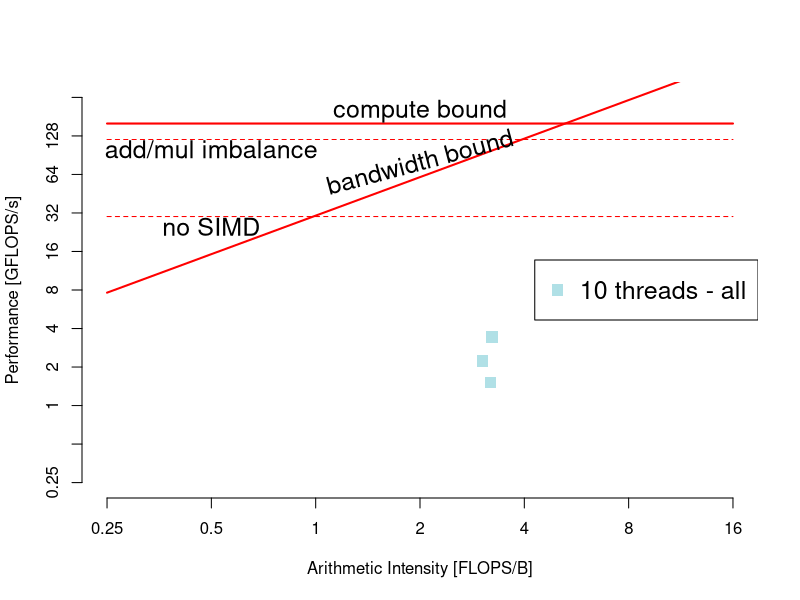

This figure's R source:
png("roofline-mars-10tall.png", width = 1280, height = 640)

pp = 160.0  # peak performance ... [GFLOPS/s]
pb =   30.5 # peak bandwidth ... [GB/s]

ai = 2 ^ seq(-2, 4, 1)

x_at = ai
x_labels = x_at

y = seq(-2,8,1)
y_at = 2^y
y_labels = y_at

plot(ai, ai * pb, xlab = "Arithmetic Intensity [FLOPS/B]",
         xlim = c(x_at[1], x_at[length(x_at)]),
         ylab = "Performance [GFLOPS/s]", 
         ylim = c(y_at[1], y_at[length(y_at)]),
     axes=FALSE, log = "xy", type = "l", col = "red", lwd = 2)

axis(1, at = x_at, labels = x_labels, tick = TRUE)
axis(2, at = y_at, labels = y_labels, tick = TRUE)


# 10 threads - all
#                   100     204800     819200        kdd
flops_t10_a = c( 1.3292, 1517.9227, 2225.7196, 3427.6304)
bw_t10_a    = c(73.4359,  476.2558,  734.1712, 1061.9937)

for (i in 1:4) {
  ai = flops_t10_a[i] / bw_t10_a[i]
  points(ai, flops_t10_a[i]/1000, col="powderblue", pch = 15, cex = 1.5)
}

# 80 threads - all
#                   100    204800     819200        kdd
#flops_t80_a = c( 0.5820, 731.8209, 1164.4394, 1519.8610)
#bw_t80_a    = c(78.4760, 981.6600, 1244,3416, 1420,3577)
#
#for (i in 1:4) {
#  ai = flops_t80_a[i] / bw_t80_a[i]
#  points(ai, flops_t80_a[i]/1000, col="blue", pch = 16, cex = 1.5)
#}


# 10 threads - marked 
#                     100      204800      819200         kdd
#flops_t10_m =  c(385.0818, 12738.9347, 12814.5174, 12995.5919)
#bw_t10_m =     c(150.0137,  2248.9188,  3500.4505,  3451.1885)
#
#for (i in 1:4) {
#  ai = flops_t10_m[i] / bw_t10_m[i]
#  points(ai, flops_t10_m[i]/1000, col="orange", pch = 17, cex = 1.5)
#}

# 80 threads - marked 
#                     100     204800     819200        kdd
#flops_t80_m = c(   7.4574, 4017.8371, 6579.4072, 5940.1009)
#bw_t80_m    = c(1292.0169, 2807.5566, 3312.4733, 3230.9055)
#
#for (i in 1:4) {
#  ai = flops_t80_m[i] / bw_t80_m[i]
#  points(ai, flops_t80_m[i]/1000, col="green", pch = 18, cex = 1.5)
#}

# add/mul imbalance
segments(x_at[1], pp*0.75, x_at[length(x_at)], pp*0.75,
         col = "red", lwd = 1, lty = "dashed")
text(0.5, 100, "add/mul imbalance", cex = 1.5)

# simd
segments(x_at[1], pp*0.75*0.25, x_at[length(x_at)], pp*0.75*0.25,
         col = "red", lwd = 1, lty = "dashed")
text(0.5, 25, "no SIMD", cex = 1.5)


segments(x_at[1], pp, x_at[length(x_at)], pp,
         col = "red", lwd = 2)

text(2, 80, "bandwidth bound", srt = 15, cex = 1.5)
text(2, 200, "compute bound", cex = 1.5)

#legend("right",
#       pch    = c(15, 16, 17, 18),
#       col    = c("powderblue", "blue", "orange", "green"),
#       legend = c("10 threads - all", "80 threads - all", NA, 
#                  "10 threads - marked", "80 threads - marked"))

legend("right",
       cex = 1.5,
       pch    = c(15),
       col    = c("powderblue"),
       legend = c("10 threads - all"))

dev.off()
